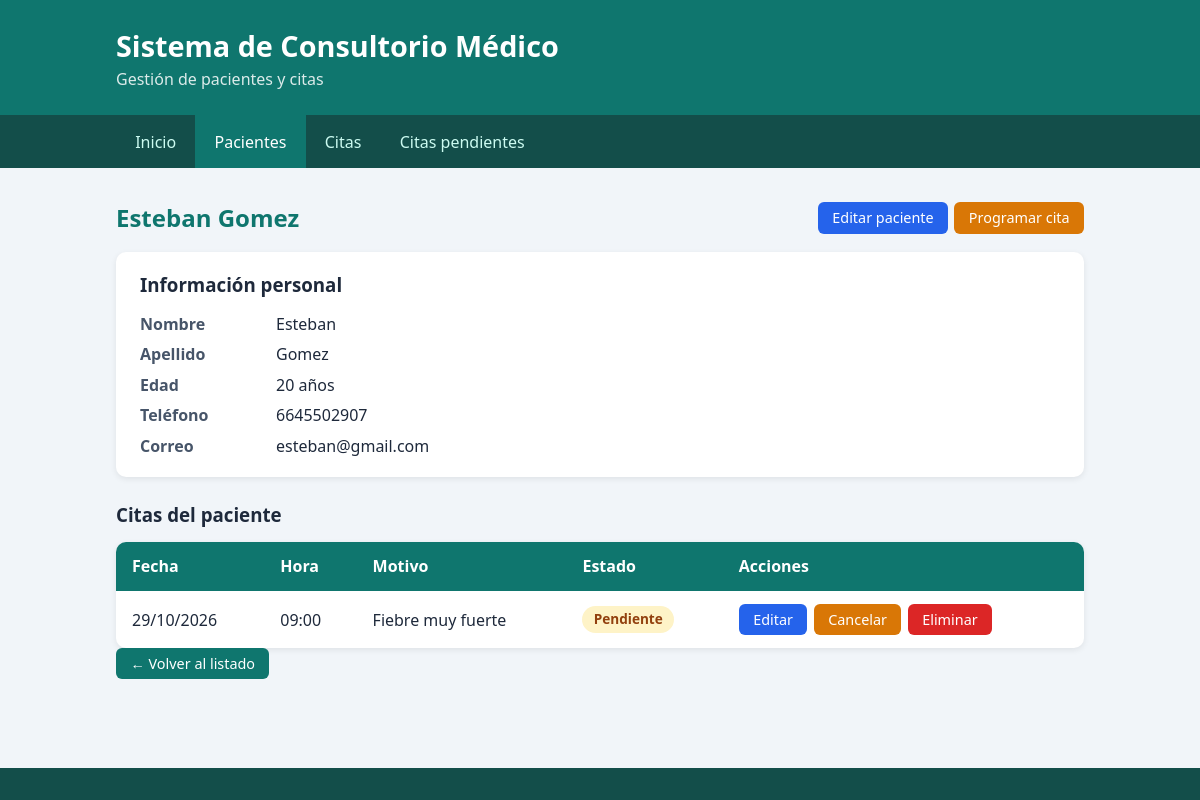
Page /pacientes/11/ on the committed database.
### citas/models.py (models this page shows, shortened)
class Paciente(models.Model):
    nombre = models.CharField(max_length=100)
    apellido = models.CharField(max_length=100)
    edad = models.IntegerField()
    telefono = models.CharField(max_length=20)
    correo = models.EmailField()
    class Meta:
        ordering = ["apellido", "nombre"]
    def __str__(self):
        return f"{self.nombre} {self.apellido}"

class Cita(models.Model):
    PENDIENTE = "Pendiente"
    CONFIRMADA = "Confirmada"
    CANCELADA = "Cancelada"
    ESTADOS = [
        (PENDIENTE, "Pendiente"),
        (CONFIRMADA, "Confirmada"),
        (CANCELADA, "Cancelada"),
    ]
    paciente = models.ForeignKey(
        Paciente, on_delete=models.CASCADE, related_name="citas"
    )
    fecha = models.DateField()
    hora = models.TimeField()
    motivo = models.CharField(max_length=200)
    estado = models.CharField(max_length=10, choices=ESTADOS, default=PENDIENTE)
    class Meta:
        ordering = ["fecha", "hora"]

### citas/views.py (the view)
# urls.py: path("pacientes/<int:id>/", views.detalle_paciente, name="detalle_paciente"),
def detalle_paciente(request, id):
    paciente = get_object_or_404(Paciente, id=id)
    citas = paciente.citas.all()
    return render(
        request,
        "citas/paciente_detalle.html",
        {"paciente": paciente, "citas": citas},
    )

### citas/templates/citas/paciente_detalle.html (shortened to what this page needs)
{% extends "citas/base.html" %}
{% block contenido %}
<div class="barra-titulo">
    <h2>{{ paciente.nombre }} {{ paciente.apellido }}</h2>
    <div class="acciones">
        <a class="boton boton-secundario" href="{% url 'paciente_editar' paciente.id %}">Editar paciente</a>
        <a class="boton boton-aviso" href="{% url 'cita_nueva' %}?paciente={{ paciente.id }}">Programar cita</a>
    </div>
</div>
<section class="ficha">
    <h3>Información personal</h3>
    <dl>
        <dt>Nombre</dt><dd>{{ paciente.nombre }}</dd>
        <dt>Apellido</dt><dd>{{ paciente.apellido }}</dd>
        <dt>Edad</dt><dd>{{ paciente.edad }} años</dd>
        <dt>Teléfono</dt><dd>{{ paciente.telefono }}</dd>
        <dt>Correo</dt><dd>{{ paciente.correo }}</dd>
    </dl>
</section>
<h3>Citas del paciente</h3>
{% if citas %}
<div class="tabla-contenedor">
    <table>
        <thead>
            <tr>
                <th>Fecha</th>
                <th>Hora</th>
                <th>Motivo</th>
                <th>Estado</th>
                <th>Acciones</th>
            </tr>
        </thead>
        <tbody>
            {% for c in citas %}
            <tr>
                <td>{{ c.fecha|date:"d/m/Y" }}</td>
                <td>{{ c.hora|time:"H:i" }}</td>
                <td>{{ c.motivo }}</td>
                <td><span class="etiqueta {{ c.estado|lower }}">{{ c.estado }}</span></td>
                <td>{% include "citas/_acciones_cita.html" with next_url=request.path %}</td>
            </tr>
            {% endfor %}
        </tbody>
    </table>
</div>
{% else %}
<p class="vacio">Este paciente no tiene citas registradas.</p>
{% endif %}
<p><a class="boton" href="{% url 'lista_pacientes' %}">← Volver al listado</a></p>
{% endblock %}

### citas/templates/citas/_acciones_cita.html (shortened to what this page needs)
<div class="acciones">
    <a class="boton boton-secundario" href="{% url 'cita_editar' c.id %}">Editar</a>
    {% if c.estado != 'Cancelada' %}
    <form method="post" action="{% url 'cita_cancelar' c.id %}" onsubmit="return confirm('¿Cancelar esta cita?');">
        <button type="submit" class="boton boton-aviso">Cancelar</button>
    </form>
    {% endif %}
    <form method="post" action="{% url 'cita_eliminar' c.id %}" onsubmit="return confirm('¿Eliminar definitivamente esta cita? Esta acción no se puede deshacer.');">
        <button type="submit" class="boton boton-peligro">Eliminar</button>
    </form>
</div>

### citas/static/citas/css/estilos.css (style rules this page uses)
* { box-sizing: border-box; margin: 0; padding: 0; }
body { font-family: "Segoe UI", Arial, sans-serif; background: #f1f5f9; color: #1e293b; line-height: 1.5; min-height: 100vh; display: flex; flex-direction: column; }
.contenido h2 { margin-bottom: 1rem; color: #0f766e; }
.contenido h3 { margin: 1.5rem 0 0.8rem; }
.contenido a { color: #0f766e; }
.tabla-contenedor { overflow-x: auto; background: #fff; border-radius: 10px; box-shadow: 0 2px 6px rgba(0,0,0,0.08); }
table { width: 100%; border-collapse: collapse; }
th, td { padding: 0.8rem 1rem; text-align: left; white-space: nowrap; }
th { background: #0f766e; color: #fff; }
.ficha { background: #fff; padding: 1.2rem 1.5rem; border-radius: 10px; box-shadow: 0 2px 6px rgba(0,0,0,0.08); }
.ficha h3 { margin-top: 0; }
.ficha dl { display: grid; grid-template-columns: 120px 1fr; gap: 0.4rem 1rem; }
.ficha dt { font-weight: bold; color: #475569; }
.etiqueta { display: inline-block; padding: 0.2rem 0.7rem; border-radius: 999px; font-size: 0.85rem; font-weight: 600; }
.etiqueta.pendiente { background: #fef3c7; color: #92400e; }
.boton { display: inline-block; background: #0f766e; color: #fff !important; padding: 0.3rem 0.9rem; border-radius: 6px; text-decoration: none; font-size: 0.9rem; }
p .boton { margin-top: 1rem; }
.barra-titulo { display: flex; flex-wrap: wrap; align-items: center; justify-content: space-between; gap: 0.8rem; margin-bottom: 1rem; }
.barra-titulo h2 { margin-bottom: 0; }
button.boton { border: 0; cursor: pointer; font-family: inherit; line-height: inherit; }
.boton-secundario { background: #2563eb; }
.boton-aviso { background: #d97706; }
.boton-peligro { background: #dc2626; }
p .boton, .acciones .boton { margin-top: 0; }
.acciones { display: flex; flex-wrap: wrap; gap: 0.4rem; align-items: center; }
.acciones form { display: inline; margin: 0; }

### rows in the picture
Paciente: nombre "Esteban", apellido "Gomez", edad "20", telefono "6645502907", correo "esteban@gmail.com"
Cita: fecha "29/10/2026", hora "09:00", motivo "Fiebre muy fuerte", estado "Pendiente"
